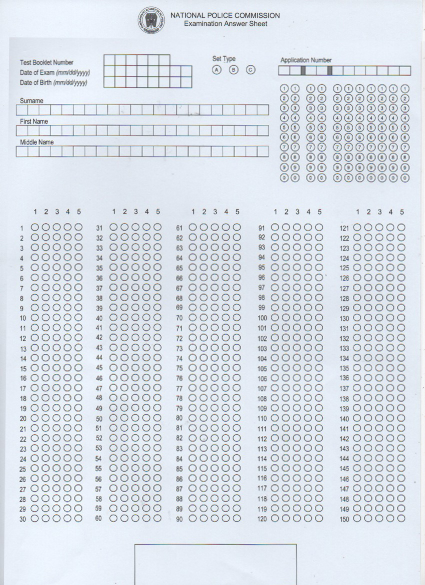
#> input picture data/Blank.jpg, 850 x 1170 px (shown at 1/2 size)
$ python -i processor.py   (imports and definitions only)
#> lines starting #> are read from the running program, lines starting #| are printed output that depends on the picture; after the words box and inside, x2 and y2 are one past the last pixel; in counts of white or black regions, pixels touching at a corner belong together
### grid_detector.py
import cv2
import numpy as np
import logging

logger = logging.getLogger(__name__)

def detect_grid(img, debug=False):
    """
    Detect grid lines in the image to help with alignment.
    Returns a corrected image aligned to the grid.
    """
    height, width = img.shape[:2]
    debug_img = None

    if debug:
        if len(img.shape) == 2:
            debug_img = cv2.cvtColor(img, cv2.COLOR_GRAY2BGR)
        else:
            debug_img = img.copy()

    # Apply edge detection
    edges = cv2.Canny(img, 50, 150, apertureSize=3)

    # Use Hough Line Transform to detect lines
    lines = cv2.HoughLinesP(edges, 1, np.pi/180, threshold=100, minLineLength=100, maxLineGap=10)

    if lines is None or len(lines) < 10:
        logger.warning("Not enough lines detected for grid analysis")
        return img

    # Separate horizontal and vertical lines
    horizontal_lines = []
    vertical_lines = []

    for line in lines:
        x1, y1, x2, y2 = line[0]

        # Calculate line angle
        angle = np.abs(np.arctan2(y2 - y1, x2 - x1) * 180 / np.pi)

        # Categorize as horizontal or vertical (with some tolerance)
        if angle < 20 or angle > 160:
            horizontal_lines.append(line[0])
            if debug_img is not None:
                cv2.line(debug_img, (x1, y1), (x2, y2), (0, 255, 0), 1)
        elif 70 < angle < 110:
            vertical_lines.append(line[0])
            if debug_img is not None:
                cv2.line(debug_img, (x1, y1), (x2, y2), (0, 0, 255), 1)

    logger.info(f"Detected {len(horizontal_lines)} horizontal and {len(vertical_lines)} vertical lines")

    # If not enough lines detected, return original image
    if len(horizontal_lines) < 5 or len(vertical_lines) < 5:
        logger.warning("Not enough horizontal or vertical lines for grid analysis")
        return img

    # Find the predominant angle for horizontal lines
    horizontal_angles = []
    for x1, y1, x2, y2 in horizontal_lines:
        angle = np.arctan2(y2 - y1, x2 - x1) * 180 / np.pi
        horizontal_angles.append(angle)

    # Calculate the median angle (more robust than mean)
    horizontal_angle = np.median(horizontal_angles)

    # Find the predominant angle for vertical lines
    vertical_angles = []
    for x1, y1, x2, y2 in vertical_lines:
        angle = np.arctan2(y2 - y1, x2 - x1) * 180 / np.pi
        # Normalize angle to be around 90 degrees
        if angle < 0:
            angle += 180
        vertical_angles.append(angle)

    vertical_angle = np.median(vertical_angles)

    # Calculate the rotation angle (difference from horizontal/vertical)
    if abs(horizontal_angle) < abs(vertical_angle - 90):
        rotation_angle = horizontal_angle
    else:
        rotation_angle = vertical_angle - 90

    logger.info(f"Calculated rotation angle: {rotation_angle} degrees")

    # If the angle is too large, it's likely a false detection
    if abs(rotation_angle) > 20:
        logger.warning(f"Rotation angle {rotation_angle} too large, limiting to ±20 degrees")
        rotation_angle = np.sign(rotation_angle) * 20

    # Rotate the image to correct the skew
    center = (width // 2, height // 2)
    rotation_matrix = cv2.getRotationMatrix2D(center, rotation_angle, 1.0)
    rotated_img = cv2.warpAffine(img, rotation_matrix, (width, height), flags=cv2.INTER_CUBIC, borderMode=cv2.BORDER_REPLICATE)

    if debug and debug_img is not None:
        cv2.imwrite('grid_detection_debug.jpg', debug_img)

    return rotated_img

### omr/processor.py
import cv2
import numpy as np
import pytesseract
import os
import sys

# Set Tesseract path - modify this to match your installation path
tesseract_path = r'C:\Program Files\Tesseract-OCR\tesseract.exe'
if os.path.exists(tesseract_path):
    pytesseract.pytesseract.tesseract_cmd = tesseract_path
import json
import os
from typing import Dict, Tuple, List, Union, Optional
import logging

# Add parent directory to path to import grid_detector
sys.path.append(os.path.dirname(os.path.dirname(os.path.abspath(__file__))))
from grid_detector import detect_grid

# [1 line not run here, left out]
logger = logging.getLogger(__name__)

# Constants
REFERENCE_WIDTH = 785
REFERENCE_HEIGHT = 1024
PIXEL_THR = 0.50  # Threshold for considering a bubble filled

class OMRProcessor:
    def __init__(self, template_path: str = None):
        """Initialize the OMR processor with a template."""
        self.template = None
        if template_path and os.path.exists(template_path):
            with open(template_path, 'r') as f:
                self.template = json.load(f)
            logger.info(f"Loaded template from {template_path}")
        else:
            logger.warning("No template provided or file not found")

    def preprocess(self, img: np.ndarray) -> np.ndarray:
        """
        Preprocess the image for better recognition:
        - Convert to grayscale if necessary
        - Normalize brightness and contrast
        - Apply blur to reduce noise
        - Apply adaptive thresholding
        - Clean up with morphological operations
        """
        # Convert to grayscale if the image is in color
        if len(img.shape) == 3:
            gray = cv2.cvtColor(img, cv2.COLOR_BGR2GRAY)
        else:
            gray = img.copy()

        # Resize if the image is too large (helps with performance and consistency)
        height, width = gray.shape[:2]
        max_dimension = 2000  # Limit maximum dimension
        if max(height, width) > max_dimension:
            scale = max_dimension / max(height, width)
            new_width = int(width * scale)
            new_height = int(height * scale)
            gray = cv2.resize(gray, (new_width, new_height), interpolation=cv2.INTER_AREA)
            logger.info(f"Resized image from {width}x{height} to {new_width}x{new_height}")

        # Normalize brightness and contrast
        gray = cv2.normalize(gray, None, 0, 255, cv2.NORM_MINMAX)

        # Apply bilateral filter to reduce noise while preserving edges
        filtered = cv2.bilateralFilter(gray, 11, 17, 17)

        # Apply Gaussian blur to further reduce noise
        blurred = cv2.GaussianBlur(filtered, (5, 5), 0)

        # Apply adaptive thresholding
        thresh = cv2.adaptiveThreshold(
            blurred, 255, cv2.ADAPTIVE_THRESH_GAUSSIAN_C,
            cv2.THRESH_BINARY_INV, 11, 2
        )

        # Clean up with morphological operations
        kernel = np.ones((3, 3), np.uint8)
        cleaned = cv2.morphologyEx(thresh, cv2.MORPH_CLOSE, kernel)
        cleaned = cv2.morphologyEx(cleaned, cv2.MORPH_OPEN, kernel)

        return cleaned

    def align(self, img: np.ndarray) -> np.ndarray:
        """
        Align the image:
        - Detect the outer contour
        - Apply perspective transform to get canonical 785×1024 canvas
        """
        # Make a copy of the image for drawing debugging info
        debug_img = None
        if len(img.shape) == 2:  # If grayscale, convert to BGR for debugging
            debug_img = cv2.cvtColor(img, cv2.COLOR_GRAY2BGR)
        else:
            debug_img = img.copy()

        # Image size
        img_h, img_w = img.shape[:2]

        # Apply morphological operations to clean up the image before contour detection
        kernel = np.ones((5, 5), np.uint8)
        cleaned = cv2.morphologyEx(img, cv2.MORPH_CLOSE, kernel)

        # Find contours - try with different retrieval modes if needed
        contours, _ = cv2.findContours(cleaned, cv2.RETR_EXTERNAL, cv2.CHAIN_APPROX_SIMPLE)

        if not contours:
            # If no external contours found, try with all contours
            contours, _ = cv2.findContours(cleaned, cv2.RETR_LIST, cv2.CHAIN_APPROX_SIMPLE)

        if not contours:
            # Last resort - try with the original image
            contours, _ = cv2.findContours(img, cv2.RETR_LIST, cv2.CHAIN_APPROX_SIMPLE)

        # Filter contours by area to avoid noise
        min_area = 0.10 * img_w * img_h  # Must be at least 10% of the image
        valid_contours = [cnt for cnt in contours if cv2.contourArea(cnt) > min_area]

        if not valid_contours:
            # If still no valid contours, use boundary of the whole image
            logger.warning("No form contour detected, using image boundary")
            # Create a contour that covers the entire image
            boundary_points = np.array([[0, 0], [img_w-1, 0], [img_w-1, img_h-1], [0, img_h-1]])
            max_contour = boundary_points.reshape(-1, 1, 2).astype(np.int32)
        else:
            # Find the largest contour which should be the examination form
            max_contour = max(valid_contours, key=cv2.contourArea)

        # Draw the detected contour for debugging
        cv2.drawContours(debug_img, [max_contour], -1, (0, 255, 0), 3)

        # Approximate the contour to a polygon
        peri = cv2.arcLength(max_contour, True)

        # Try different epsilon values to get 4 points
        epsilon_values = [0.02, 0.03, 0.05, 0.01, 0.005]  # Different approximation levels

        for epsilon in epsilon_values:
            approx = cv2.approxPolyDP(max_contour, epsilon * peri, True)
            if len(approx) == 4:
                break

        # If still not exactly 4 points, use the minimum area rectangle
        if len(approx) != 4:
            logger.warning(f"Could not find 4 corners (found {len(approx)}), using minimum area rectangle")
            rect = cv2.minAreaRect(max_contour)
            box = cv2.boxPoints(rect)
            approx = np.int0(box)

        # Draw the corner points for debugging
        for point in approx:
            cv2.circle(debug_img, tuple(point.ravel()), 10, (0, 0, 255), -1)

        # Order the points: top-left, top-right, bottom-right, bottom-left
        approx = self._order_points(approx)

        # Add padding to ensure we capture the entire form
        padding = 0  # No padding for now, but can be adjusted if needed

        # Get perspective transform
        dst_pts = np.array([
            [0, 0],
            [REFERENCE_WIDTH, 0],
            [REFERENCE_WIDTH, REFERENCE_HEIGHT],
            [0, REFERENCE_HEIGHT]
        ], dtype=np.float32)

        src_pts = np.array(approx, dtype=np.float32)

        # Apply some sanity checks to the source points
        # Check that points form a reasonable quadrilateral
        # Minimum area check
        quad_area = cv2.contourArea(src_pts.reshape(-1, 1, 2))
        if quad_area < 0.1 * img_w * img_h:  # Less than 10% of the image
            logger.warning(f"Quadrilateral area too small: {quad_area}, using image boundary")
            # Use the whole image instead
            src_pts = np.array([[0, 0], [img_w-1, 0], [img_w-1, img_h-1], [0, img_h-1]], dtype=np.float32)

        # Compute the perspective transform matrix
        M = cv2.getPerspectiveTransform(src_pts, dst_pts)

        # Apply perspective transform
        warped = cv2.warpPerspective(img, M, (REFERENCE_WIDTH, REFERENCE_HEIGHT))

        # Apply grid-based alignment for extra correction
        try:
            grid_aligned = detect_grid(warped, debug=True)
            # If grid detection succeeded, use the grid-aligned image
            if grid_aligned is not None and grid_aligned.shape == warped.shape:
                warped = grid_aligned
                logger.info("Successfully applied grid-based alignment")
        except Exception as e:
            logger.warning(f"Grid alignment failed: {str(e)}")

        # Draw a grid on the debug image to verify alignment
        warped_debug = warped.copy()
        for i in range(0, REFERENCE_WIDTH, 100):
            cv2.line(warped_debug, (i, 0), (i, REFERENCE_HEIGHT), 128, 1)
        for i in range(0, REFERENCE_HEIGHT, 100):
            cv2.line(warped_debug, (0, i), (REFERENCE_WIDTH, i), 128, 1)

        # Save debug image
        cv2.imwrite('debug_alignment.jpg', warped_debug)
        cv2.imwrite('debug_contours.jpg', debug_img)

        return warped

    def _order_points(self, pts: np.ndarray) -> np.ndarray:
        """Order points in top-left, top-right, bottom-right, bottom-left order."""
        pts = pts.reshape(4, 2)
        rect = np.zeros((4, 2), dtype=np.float32)

        # Sum of coordinates: top-left has the smallest sum
        # Difference of coordinates: bottom-left has the smallest difference
        s = pts.sum(axis=1)
        diff = np.diff(pts, axis=1)

        rect[0] = pts[np.argmin(s)]    # Top-left
        rect[2] = pts[np.argmax(s)]    # Bottom-right
        rect[1] = pts[np.argmin(diff)] # Top-right
        rect[3] = pts[np.argmax(diff)] # Bottom-left

        return rect

    # [286 lines left out: functions extract_text, extract_bubbles, extract_set_type, grade, process_sheet, not called in this run]

    def generate_template(self, img_path: str, output_path: str) -> None:
        """
        Generate a template from a blank sheet:
        - This would typically be an interactive wizard
        - For now, we'll use hard-coded values that match the README
        """
#> called with img_path = '../data/Blank.jpg', output_path = 'out.png'
        # Read the image and preprocess
        img = cv2.imread(img_path)
#> img is the input picture: shape (1170, 850, 3); mean B, G, R 231.9, 223.6, 217
        processed = self.preprocess(img)
#> in preprocess, `thresh = cv2.adaptiveThreshold( blurred, 255, cv2.ADAPTIVE_THRESH_GAUS..`:
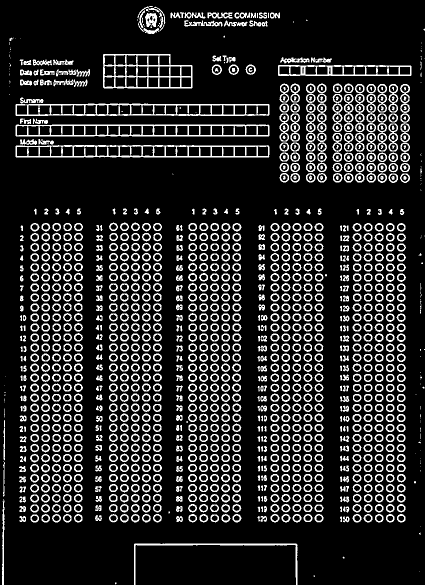
#> thresh: shape (1170, 850) (shown at 1/2 size); 17% white; 1381 white regions (113 under 20 px), largest, box (x1, y1, x2, y2) and area: (31, 290, 539, 315) 4264, (31, 207, 539, 232) 4262, (31, 249, 539, 273) 4218
        aligned = self.align(processed)
#> in align, `cleaned = cv2.morphologyEx(img, cv2.MORPH_CLOSE, kernel)`:
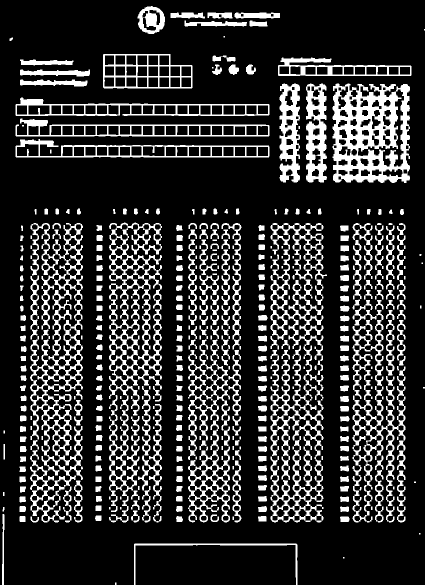
#> cleaned: shape (1170, 850) (shown at 1/2 size); 19.9% white; 437 white regions (65 under 20 px)
#> in align, `contours, _ = cv2.findContours(cleaned, cv2.RETR_EXTERNAL, cv2.CHAIN_A..`: contours = 431 contours, 120 with area under 20; largest, box (x1, y1, x2, y2) and area: (541, 446, 654, 1045) 34350, (60, 446, 166, 1045) 33732, (218, 445, 324, 1045) 30051, (665, 167, 820, 366) 27172, (376, 679, 460, 1045) 15586
#> in align, `valid_contours = [cnt for cnt in contours if cv2.contourArea(cnt) > mi..`: valid_contours = []
#> in align, `cv2.drawContours(debug_img, [max_contour], -1, (0, 255, 0), 3)`:
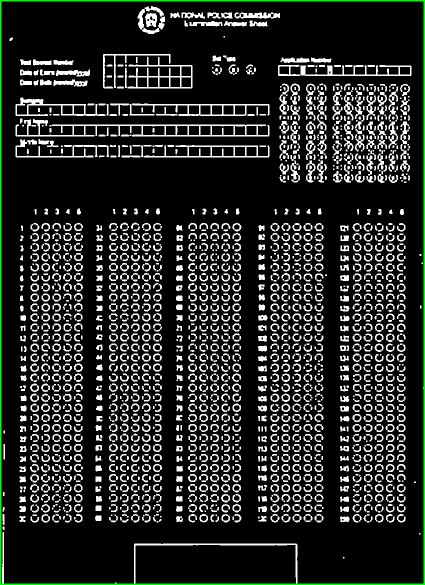
#> debug_img: shape (1170, 850, 3) (shown at 1/2 size); mean B, G, R 40.2, 43.3, 40.2
#> in align, `quad_area = cv2.contourArea(src_pts.reshape(-1, 1, 2))`: quad_area = 992481
#> in align, `M = cv2.getPerspectiveTransform(src_pts, dst_pts)`: M = [[0.925, 1.08e-32, 0], [0, 0.876, 0], [0, -1.24e-19, 1]]
#> in detect_grid, `edges = cv2.Canny(img, 50, 150, apertureSize=3)`:
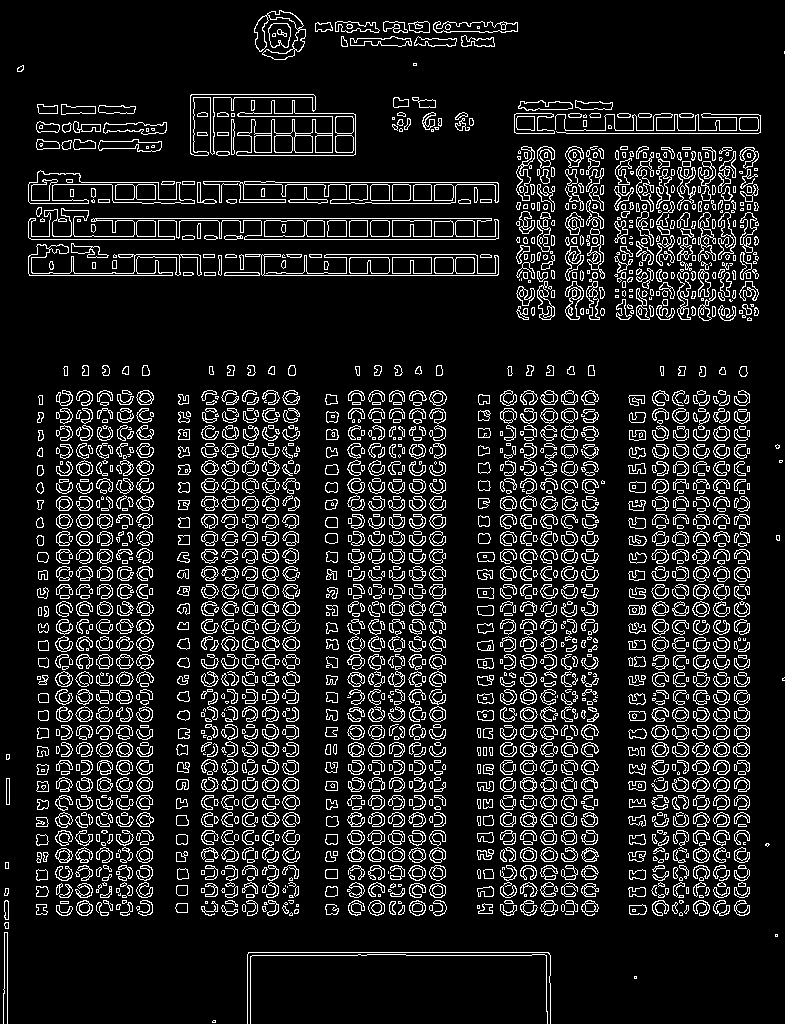
#> edges: shape (1024, 785); 11.9% white in thin lines or dots
#> in detect_grid, `lines = cv2.HoughLinesP(edges, 1, np.pi/180, threshold=100, minLineLen..`: lines = 402 rows, first 6: [29, 275, 497, 275], [206, 239, 495, 239], [30, 218, 491, 218], [29, 220, 431, 220], [28, 184, 498, 184], [226, 254, 489, 254]
#> the loop in detect_grid, `for line in lines:` made 402 passes
#> (x1, y1, x2, y2, angle) on passes 1 to 3: (29, 275, 497, 275, 0), (206, 239, 495, 239, 0), (30, 218, 491, 218, 0)
#> after the loop in detect_grid, `for line in lines:`:
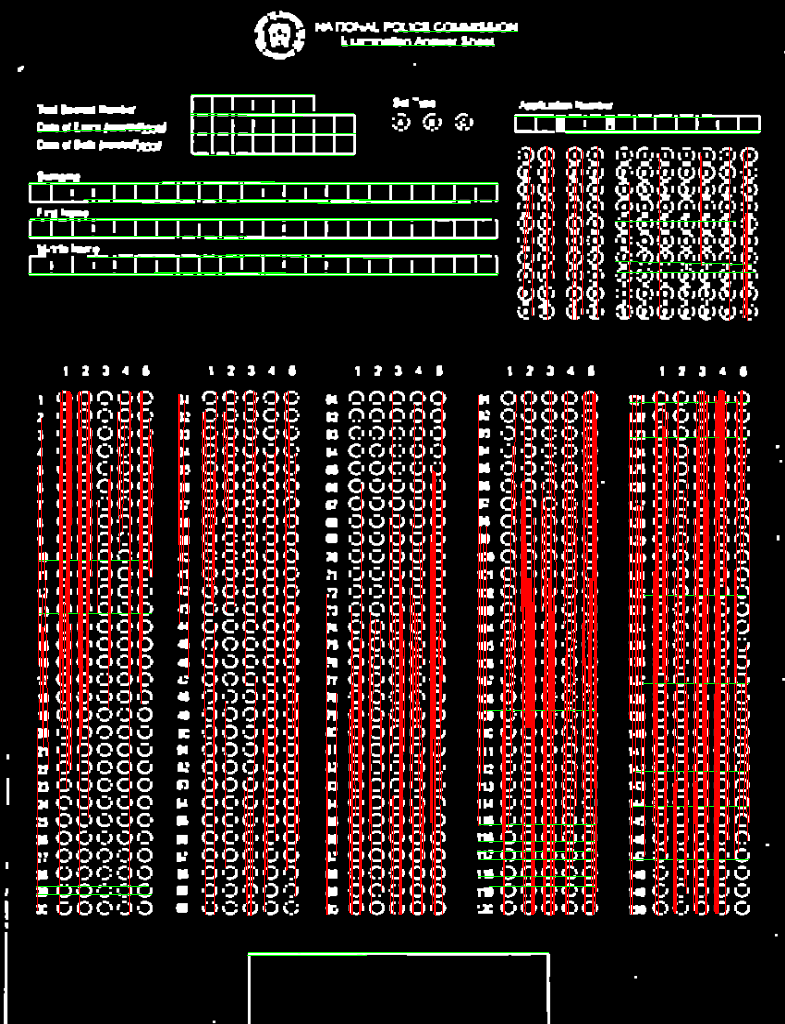
#> debug_img: shape (1024, 785, 3); mean B, G, R 30.2, 33.1, 53
#> after the loop in detect_grid, `for line in lines:`: horizontal_lines = 56 items, first 6: [29, 275, 497, 275], [206, 239, 495, 239], [30, 218, 491, 218], [29, 220, 431, 220], [28, 184, 498, 184], [226, 254, 489, 254]; vertical_lines = 323 items, first 6: [523, 912, 523, 481], [533, 914, 533, 588], [629, 317, 629, 182], [726, 839, 726, 396], [553, 914, 553, 589], [729, 320, 729, 147]
#> the loop in detect_grid, `for x1, y1, x2, y2 in horizontal_lines:` made 56 passes
#> after the loop in detect_grid, `for x1, y1, x2, y2 in horizontal_lines:`: horizontal_angles = 56 values, max 1.26 at index 22, min -0.979 at index 48, mean 0.0569
#> in detect_grid, `horizontal_angle = np.median(horizontal_angles)`: horizontal_angle = 0
#> the loop in detect_grid, `for x1, y1, x2, y2 in vertical_lines:` made 323 passes
#> (x1, y1, x2, y2, angle) on passes 1 to 4: (523, 912, 523, 481, 90), (533, 914, 533, 588, 90), (629, 317, 629, 182, 90), (726, 839, 726, 396, 90)
#> after the loop in align, `for i in range(0, REFERENCE_HEIGHT, 100):`:
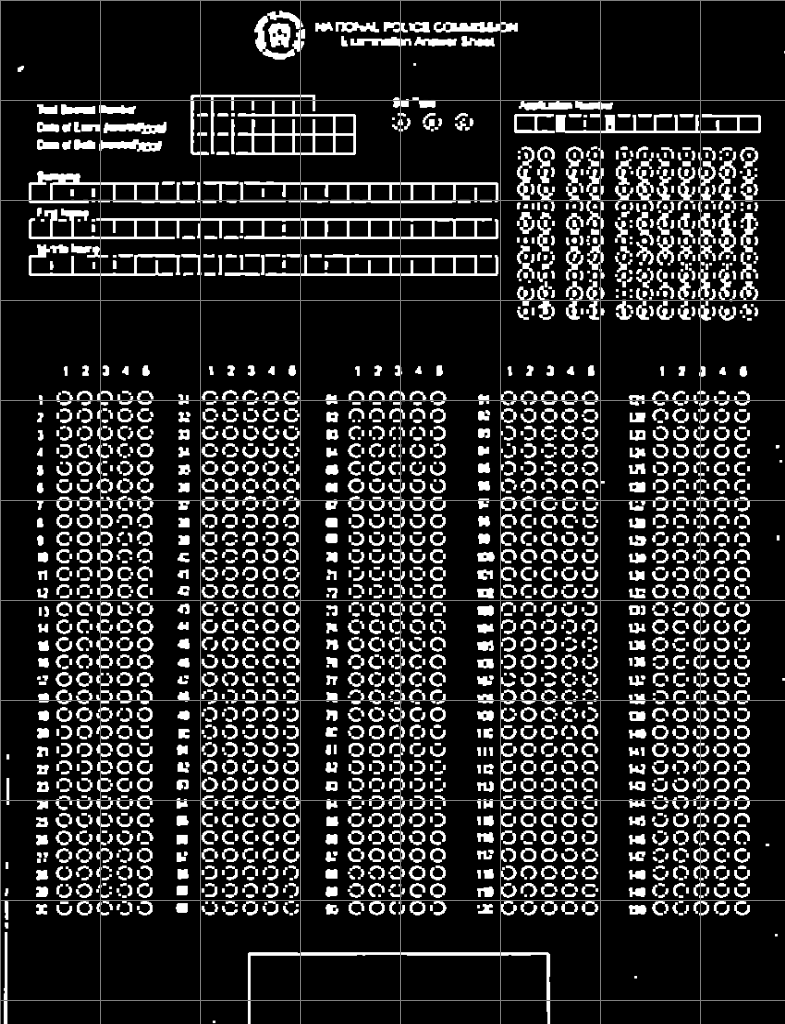
#> warped_debug: shape (1024, 785); min 0, max 255, mean 42.2

        # Define text boxes based on README
        text_boxes = {
            "test_booklet_number": [60, 95, 225, 40],
            "date_of_exam": [307, 95, 225, 40],
            "date_of_birth": [554, 95, 225, 40],
            "surname": [60, 150, 665, 38],
            "first_name": [60, 198, 665, 38],
            "middle_name": [60, 246, 665, 38],
            "application_number": [570, 40, 155, 170]
        }

        # Define set type bubbles
        set_type_bubbles = {
            "A": [365, 40, 30, 30],
            "B": [395, 40, 30, 30],
            "C": [425, 40, 30, 30]
        }

        # Generate bubble grid
        bubbles = {}
        grid = {
            "x0": 50,   # leftmost pixel of col-1
            "y0": 300,  # topmost pixel of row-1
            "w": 685,   # total width of all 5 columns
            "h": 700,   # total height of 30 rows
            "cols": 5,
            "rows": 30
        }

        cell_w = grid['w'] / grid['cols']   # 137 px
        cell_h = grid['h'] / grid['rows']   # 23.3px

        for q in range(150):
            row, col = divmod(q, 30)
            base_x = grid['x0'] + col * cell_w
            base_y = grid['y0'] + row * cell_h

            q_str = str(q + 1)  # 1-indexed
            bubbles[q_str] = {}

            for opt in range(5):    # choices 1-5
                opt_str = str(opt + 1)  # 1-indexed
                x = int(base_x + (opt + 0.25) * cell_w / 5)
                y = int(base_y + cell_h / 2)

                # Define a 14x14 square ROI centered at (x,y)
                bubbles[q_str][opt_str] = [x - 7, y - 7, 14, 14]

        # Combine everything into the template
        template = {
            "text_boxes": text_boxes,
            "set_type_bubbles": set_type_bubbles,
            "bubbles": bubbles
        }

        # Save the template
        with open(output_path, 'w') as f:
            json.dump(template, f, indent=2)

        logger.info(f"Template generated and saved to {output_path}")

>>> result = OMRProcessor().generate_template('../data/Blank.jpg', 'out.png')
